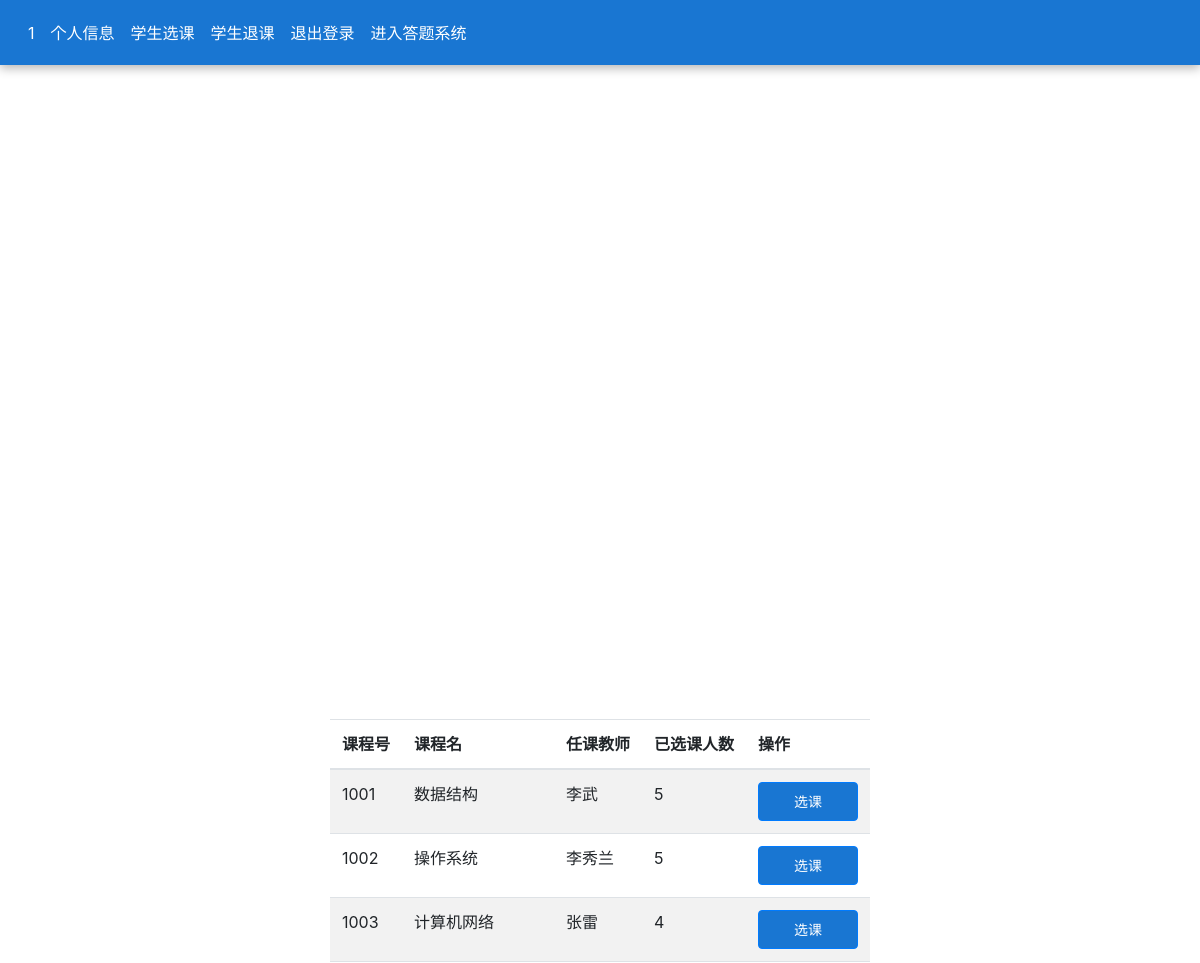
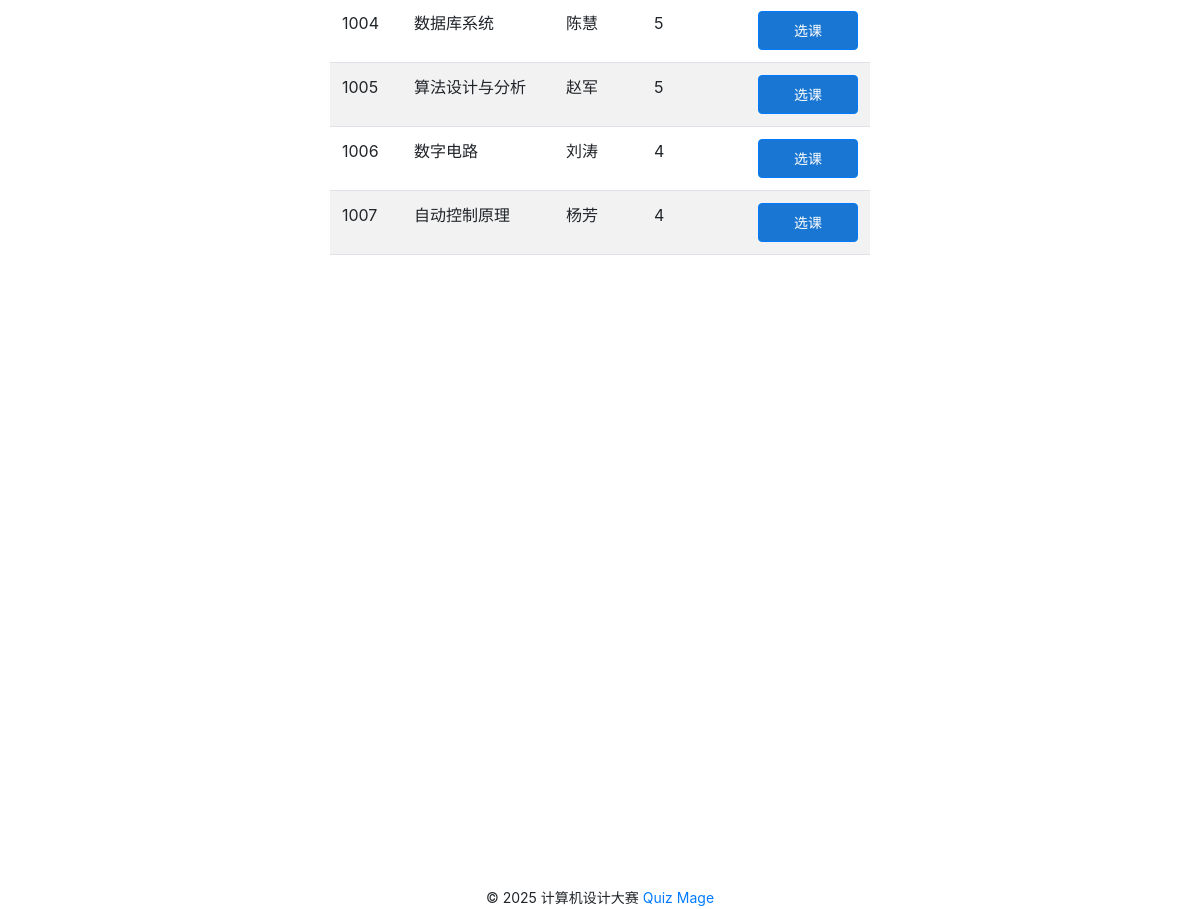
/student/1/course_select, run on the app's committed database (2 pictures, top to bottom).
### tables this page shows
CREATE TABLE "course" (
  "cno" INTEGER NOT NULL,
  "cname" TEXT,
  "tno" INTEGER
);

CREATE TABLE "teacher" (
  "tno" INTEGER NOT NULL,
  "name" TEXT,
  "password" TEXT NOT NULL,
  "gender" char(2),
  "college" TEXT
);

### views/student_views.py (the view, shortened to what this page needs)
@student_bp.route('/<int:sno>/course_select', methods=['GET', 'POST'])
def student_course_select(sno):
    form = SelectForm()
    result_course, _ = get_sql("SELECT * FROM course")
    messages = []
    for i in result_course:
        result_teacher, _ = get_sql("SELECT name FROM teacher WHERE tno='%s'" % i[2])
        tname = result_teacher[0][0] if result_teacher else "未知"
        result_count, _ = get_sql("SELECT COUNT(*) FROM student_course WHERE cno='%s'" % i[0])
        count = result_count[0][0] if result_count else 0
        message = {'cno': i[0], 'name': i[1], 'tname': tname, 'count': count}
        messages.append(message)
    titles = [('cno', '课程号'), ('name', '课程名'), ('tname', '任课教师'), ('count', '已选课人数')]
    return render_template('student_course_select.html', sno=sno, messages=messages, titles=titles, form=form)

### db_sqlite.py (called while the page is built)
def open_db():
    database = "merged_database.db"
    conn = sqlite3.connect(database)
    return conn

def get_sql(sql, conn=None):
    close_conn = False
    if conn is None:
        conn = open_db()
        close_conn = True
    cur = conn.cursor()
    cur.execute(sql)
    fields = [field[0] for field in cur.description]
    result = cur.fetchall()
    cur.close()
    if close_conn:
        close_db(conn)
    return result, fields

### templates/student_course_select.html (shortened to what this page needs)
{% extends 'student.html' %}
{% from 'bootstrap/form.html' import render_form %}
{% block content %}
<div class="container">
    <div class="row">
            <div class="table-responsive" style="max-height: 500px; overflow-y: auto;">
                <table class="table table-striped">
                    <thead>
                        <tr>
                            <th>课程号</th>
                            <th>课程名</th>
                            <th>任课教师</th>
                            <th>已选课人数</th>
                            <th>操作</th>
                        </tr>
                    </thead>
                    <tbody>
                        {% for row in messages %}
                        <tr>
                            <td>{{ row['cno'] }}</td>
                            <td>{{ row['name'] }}</td>
                            <td>{{ row['tname'] }}</td>
                            <td>{{ row['count'] }}</td>
                            <td>
                                <form method="POST" action="{{ url_for('student_bp.student_course_select', sno=sno) }}">
                                    <button type="submit" class="btn btn-primary   btn-sm">选课</button>
                                </form>
                            </td>
                        </tr>
                        {% endfor %}
                    </tbody>
                </table>
            </div>
    </div>
</div>
{% endblock %}

### templates/student.html (shortened to what this page needs)
{% extends 'base.html' %}
{% from 'bootstrap/form.html' import render_form %}
{% from 'bootstrap/nav.html' import render_nav_item %}
{% from 'bootstrap/utils.html' import render_messages %}
{% block head %}
    {{ render_nav_item('student_bp.profile', sno ,sno=sno) }}
    {{ render_nav_item('student_bp.student_account', '个人信息', sno=sno) }}
    {{ render_nav_item('student_bp.student_course_select', '学生选课', sno=sno) }}
    {{ render_nav_item('student_bp.student_course_delete', '学生退课', sno=sno) }}
    {{ render_nav_item('login_bp.index', '退出登录') }}
    <li class="nav-item">
        <a class="nav-link" href="http://localhost:3000/?sno={{ sno }}" target="_blank">
            进入答题系统
        </a>
    </li>
{% endblock %}

### templates/base.html (shortened to what this page needs)
{% from 'bootstrap/utils.html' import render_messages %}
<!DOCTYPE html>
<html lang="en">
<head>
    {{ bootstrap.load_css() }}
    <link rel="stylesheet" href="{{ url_for('static', filename='css/style.css') }}">
</head>
<body>
    <nav class="navbar navbar-expand-lg navbar-light bg-transparent mb-4">
        <div class="collapse navbar-collapse" id="navbarSupportedContent">
            <ul class="navbar-nav mr-auto">
                {% block head %}{% endblock %}
            </ul>
        </div>
    </nav>
    <main class="container">
        {% block content %}{% endblock %}
    </main>
    <footer class="text-center">
        {% block footer %}
            <small> &copy; 2025 计算机设计大赛 <a href="http://127.0.0.1:5000/" title="Quiz Mage">Quiz Mage</a>
            </small>
        {% endblock %}
    </footer>
</body>
</html>

### static/css/style.css (style rules this page uses)
.btn-primary { background-color: #1976d2 !important; border-radius: 4px !important; min-width: 100px !important; padding: 8px 16px !important; font-weight: 400px !important; transition: all 0.3s ease-in-out; }
.container { display: flex; justify-content: center; align-items: center; height: 100vh; }
.navbar { background: #1976d2 !important; height: 65px; padding: 10px 20px; box-shadow: 0 3px 10px rgba(0, 0, 0, 0.3); transition: all 0.4s ease-in-out !important; }
.navbar a { color: white !important; text-decoration: none; }

### data on the page
course: cno "1001", name "数据结构"
teacher: tname "李武"
course: cno "1002", name "操作系统"
teacher: tname "李秀兰"
course: cno "1003", name "计算机网络"
teacher: tname "张雷"
course: cno "1004", name "数据库系统"
teacher: tname "陈慧"
course: cno "1005", name "算法设计与分析"
teacher: tname "赵军"
course: cno "1006", name "数字电路"
teacher: tname "刘涛"
course: cno "1007", name "自动控制原理"
teacher: tname "杨芳"

### other printed values
{{ render_nav_item('student_bp.profile', sno ,sno=sno) }} "1"
{{ render_nav_item('student_bp.student_account', '个人信息', sno=sno) }} "个人信息"
{{ render_nav_item('student_bp.student_course_select', '学生选课', sno=sno) }} "学生选课"
{{ render_nav_item('student_bp.student_course_delete', '学生退课', sno=sno) }} "学生退课"
{{ render_nav_item('login_bp.index', '退出登录') }} "退出登录"
{{ row['count'] }} "5" "5" "4" "5" "5" "4" "4"
